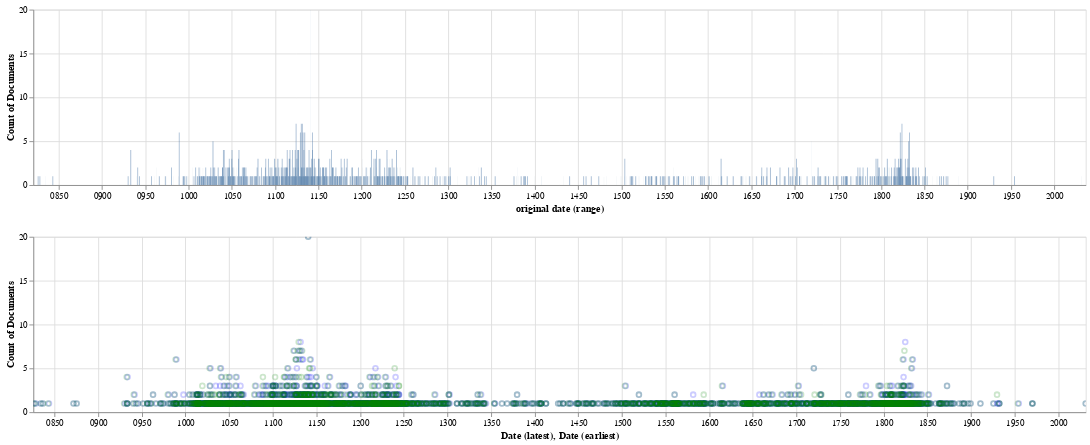

Write notebook code for a chart like this one.
### Code cell
import altair as alt

# exclude dates after 2100
graphable_data = orig_dates_parsed[['orig_date_earliest', 'orig_date_latest', 'pgpid', 'doc_date_calendar']][orig_dates_parsed.orig_date_earliest < Undate(2100).earliest]

bar_chart = alt.Chart(graphable_data).mark_bar(opacity=0.5).encode(
    x=alt.X('orig_date_earliest:T', title="original date (range)"), # , axis=alt.Axis(format="r")),
    x2='orig_date_latest:T',
    y=alt.Y('count(pgpid)', title='Count of Documents')
).properties(width=1200, height=200)

earliest_chart = bar_chart.mark_point(opacity=0.2, color="green", interpolate="monotone").encode(
 x=alt.X('orig_date_earliest:T', title="Date (earliest)"), # axis=alt.Axis(format="r")),
 y=alt.Y('count(pgpid)', title='Count of Documents')
).properties(width=1200, height=200)

latest_chart = bar_chart.mark_point(opacity=0.2, color="blue", interpolate="monotone").encode(
 x=alt.X('orig_date_latest:T', title="Date (latest)"), # axis=alt.Axis(format="r")),
 y=alt.Y('count(pgpid)', title='Count of Documents')
).properties(width=1200, height=200)

# (bar_chart & line_chart).properties(title="Documents by date (1000-1300)")
(bar_chart & (latest_chart + earliest_chart)).interactive()

### Figure 1 — Vega-Lite specification as saved in the notebook (floating-point values rounded to 4 significant figures; data arrays with more than 128 entries replaced by an {"elided": "..."} marker saying what was removed)
{"config": {"view": {"continuousWidth": 300, "continuousHeight": 300}}, "vconcat": [{"mark": {"type": "bar", "opacity": 0.5}, "encoding": {"x": {"field": "orig_date_earliest", "title": "original date (range)", "type": "temporal"}, "x2": {"field": "orig_date_latest"}, "y": {"aggregate": "count", "field": "pgpid", "title": "Count of Documents", "type": "quantitative"}}, "height": 200, "name": "view_2", "width": 1200}, {"layer": [{"mark": {"type": "point", "color": "blue", "interpolate": "monotone", "opacity": 0.2}, "encoding": {"x": {"field": "orig_date_latest", "title": "Date (latest)", "type": "temporal"}, "x2": {"field": "orig_date_latest"}, "y": {"aggregate": "count", "field": "pgpid", "title": "Count of Documents", "type": "quantitative"}}, "name": "view_1"}, {"mark": {"type": "point", "color": "green", "interpolate": "monotone", "opacity": 0.2}, "encoding": {"x": {"field": "orig_date_earliest", "title": "Date (earliest)", "type": "temporal"}, "x2": {"field": "orig_date_latest"}, "y": {"aggregate": "count", "field": "pgpid", "title": "Count of Documents", "type": "quantitative"}}}], "height": 200, "width": 1200}], "data": {"name": "data-5933c58af31bb5e8ec4217d836edb26a"}, "params": [{"name": "param_1", "select": {"type": "interval", "encodings": ["x", "y"]}, "bind": "scales", "views": ["view_2", "view_1"]}], "$schema": "https://vega.github.io/schema/vega-lite/v5.20.1.json", "datasets": {"data-5933c58af31bb5e8ec4217d836edb26a": {"elided": "3401 records"}}}
